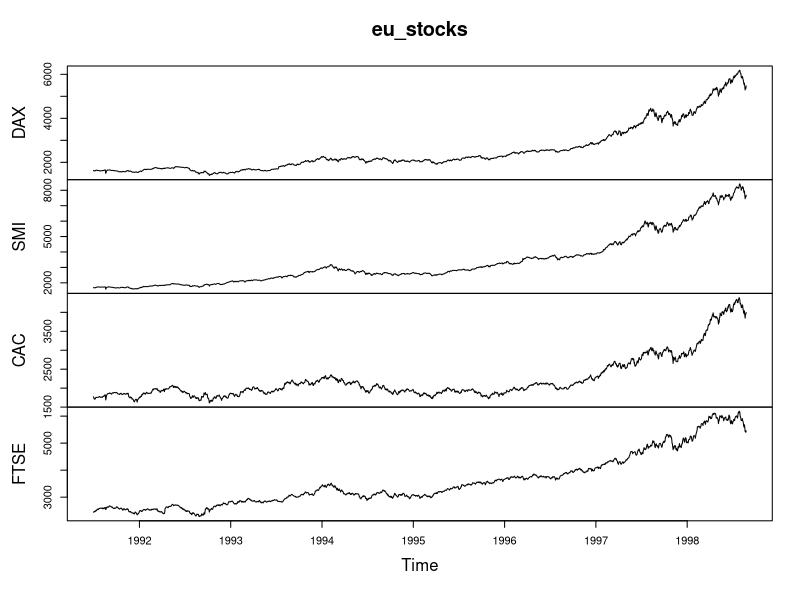
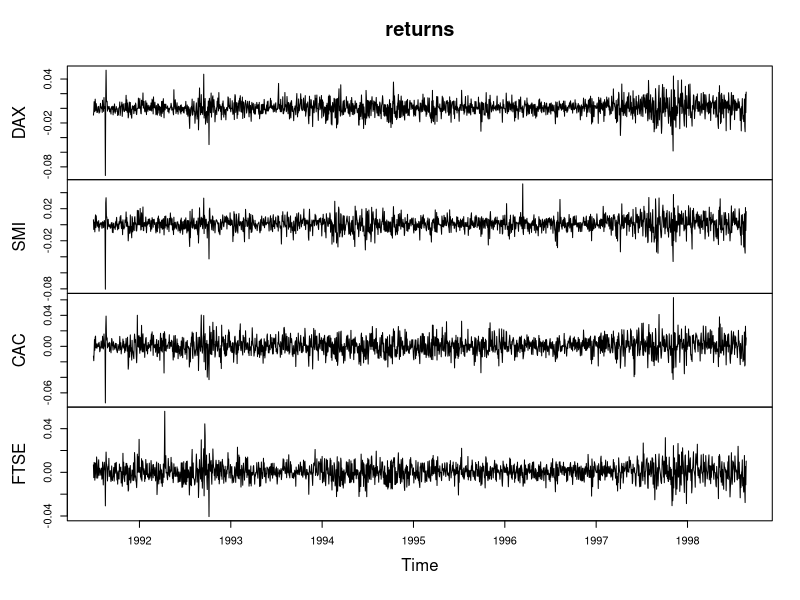
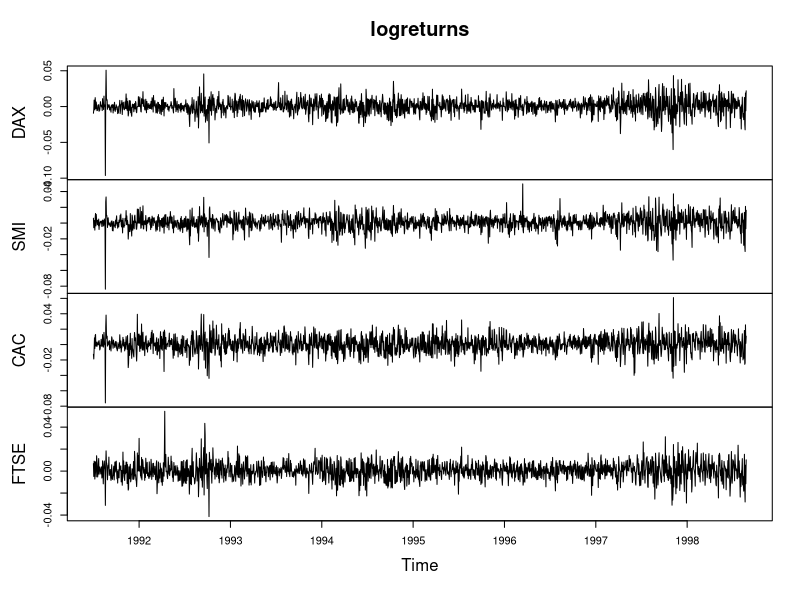

Here is the R script that generated these plots, in order: (Note: this script raises an error after producing the figures.)
library(tidyverse)
library(stringr)
library(purrr)
library(lubridate)
library(readr)

setwd("C:/Users/Ghozy Haqqoni/Documents/!Kuliah/Semester 5 - DS/Time Series/datas/")
data("EuStockMarkets")
eu_stocks <- EuStockMarkets

####SCATTER PLOT####

####Asset prices vs. asset returns####
# Plot eu_stocks
plot(eu_stocks)
# Use this code to convert prices to returns
returns <- eu_stocks[-1,] / eu_stocks[-1860,] - 1
# Convert returns to ts
returns <- ts(returns, start = c(1991, 130), frequency = 260)
# Plot returns
plot(returns)
# Use this code to convert prices to log returns
logreturns <- diff(log(eu_stocks))
# Plot logreturns
plot(logreturns)
####

####Characteristics of financial time series####
library(data.table)

# Generate means from eu_percentreturns
colMeans(eu_percentreturns)
# Use apply to calculate sample variance from eu_percentreturns
apply(eu_percentreturns, MARGIN = 2, FUN = var)
# Use apply to calculate standard deviation from eu_percentreturns
apply(eu_percentreturns, MARGIN = 2, FUN = sd)
# Display a histogram of percent returns for each index
par(mfrow = c(2,2))
apply(eu_percentreturns, MARGIN = 2, FUN = hist, main = "", xlab = "Percentage Return")
# Display normal quantile plots of percent returns for each index
par(mfrow = c(2,2))
apply(eu_percentreturns, MARGIN = 2, FUN = qqnorm, main = "")
qqline(eu_percentreturns)
####

####Plotting pairs of data####
# Make a scatterplot of DAX and FTSE
plot(DAX, FTSE)
# Make a scatterplot matrix of eu_stocks
pairs(eu_stocks)
# Convert eu_stocks to log returns
logreturns <- diff(log(eu_stocks))
# Plot logreturns
plot(logreturns)
# Make a scatterplot matrix of logreturns
pairs(logreturns)
####

####COVARIANCE AND CORRELATION####

####Calculating sample covariances and correlations####
# Use cov() with DAX_logreturns and FTSE_logreturns
cov(DAX_logreturns, FTSE_logreturns)
# Use cov() with logreturns
cov(logreturns)
# Use cor() with DAX_logreturns and FTSE_logreturns
cor(DAX_logreturns, FTSE_logreturns)
# Use cor() with logreturns
cor(logreturns)
####

####AUTOCORRELATION####

####Calculating autocorrelations####
# Define x_t0 as x[-1]
x_t0 <- x[-1]
# Define x_t1 as x[-n] #n=150
x_t1 <- x[-n]
# Confirm that x_t0 and x_t1 are (x[t], x[t-1]) pairs  
head(cbind(x_t0, x_t1))
# Plot x_t0 and x_t1
plot(x_t0, x_t1)
# View the correlation between x_t0 and x_t1
cor(x_t0, x_t1)
# Use acf with x
acf(x, lag.max = 1, plot = FALSE)
# Confirm that difference factor is (n-1)/n
cor(x_t1, x_t0) * (n-1)/n
####

####The autocorrelation function####
# Generate ACF estimates for x up to lag-10
acf(x, lag.max = 10, plot = FALSE)
# Type the ACF estimate at lag-10 
#0.100
# Type the ACF estimate at lag-5
#0.198
####

####Visualizing the autocorrelation function####
# View the ACF of x
acf(x)
# View the ACF of y
acf(y)
# View the ACF of z
acf(z)
####

